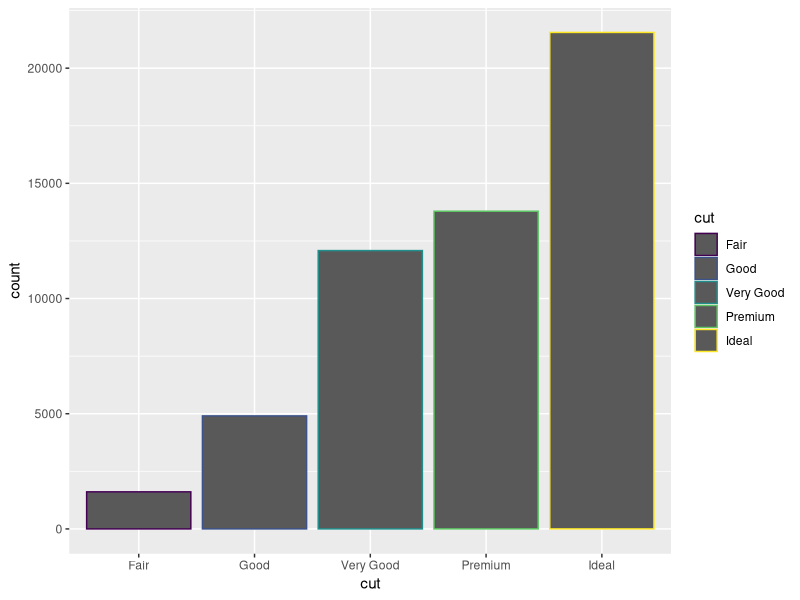
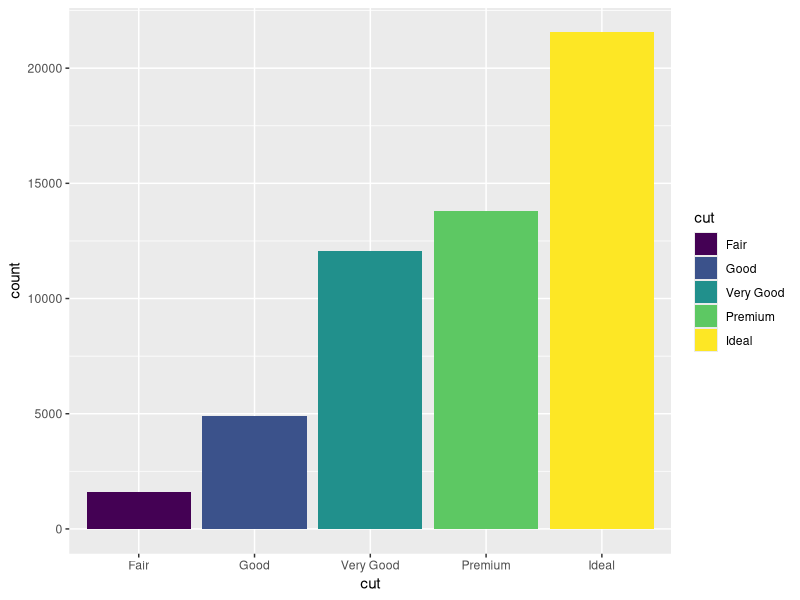
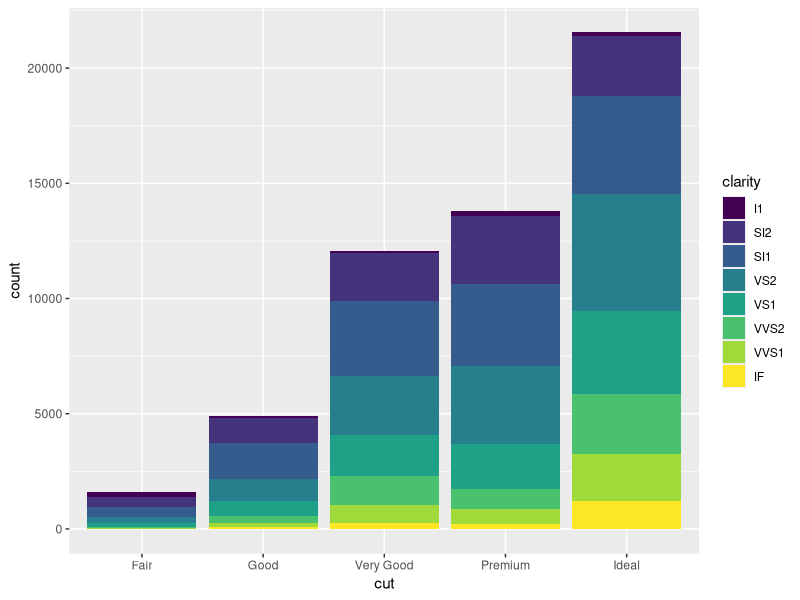

Here is the R script that generated these plots, in order:
library(ggplot2)

ggplot(data=diamonds)+geom_bar(mapping=aes(x=cut, colour=cut))

ggplot(data=diamonds)+geom_bar(mapping=aes(x=cut, fill=cut))

ggplot(data=diamonds)+geom_bar(mapping=aes(x=cut, fill=clarity))